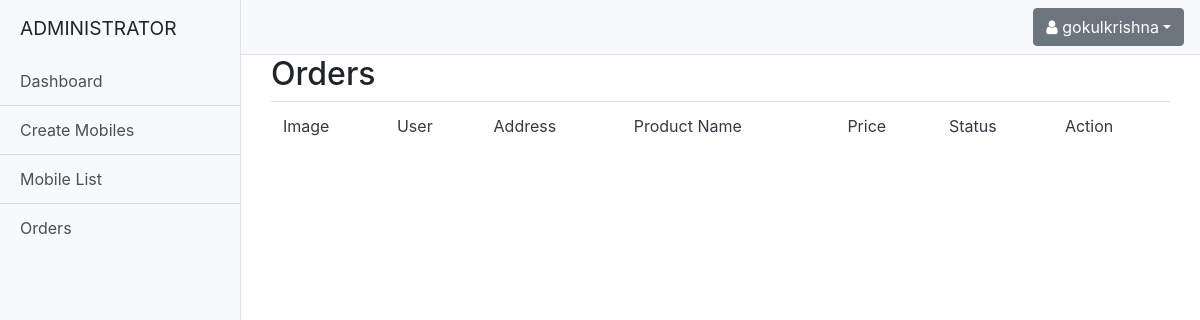
Before: /administrator/adminorder (signed in) with the older database file.
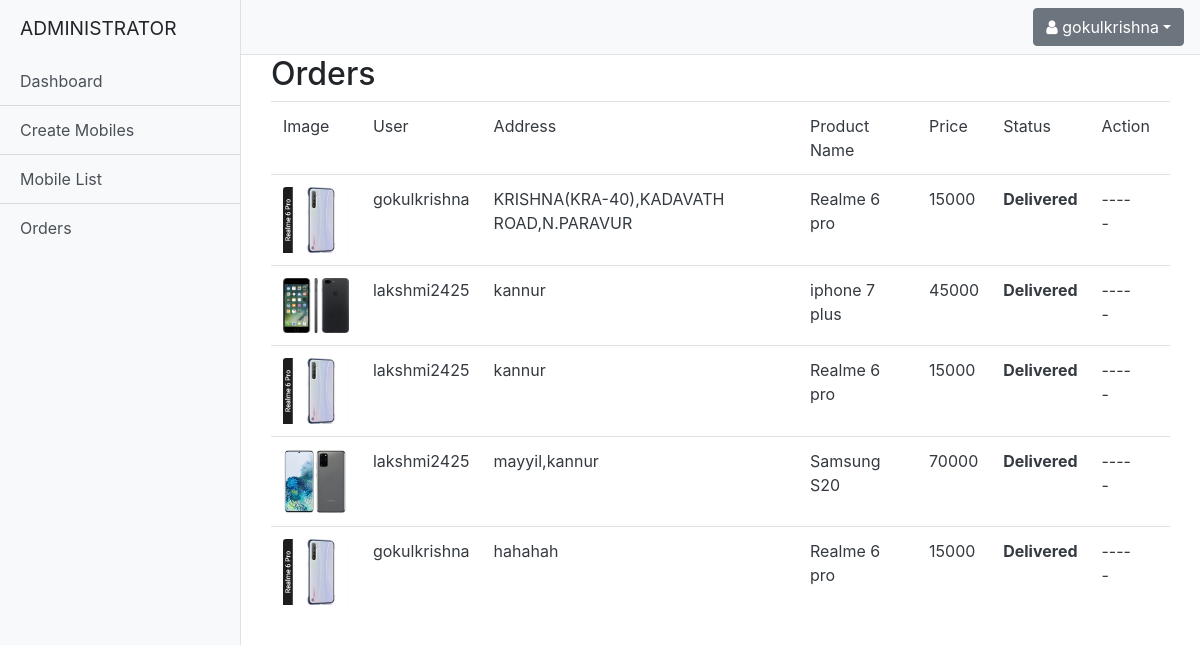
After: the same page with the newer database file.
### customers/models.py (models this page shows)
class Orders(models.Model):
    product=models.ForeignKey(Mobile,on_delete=models.CASCADE)
    address=models.CharField(max_length=150)
    choices=(
        ('Ordered','Ordered'),
        ('Delivered','Delivered'),
        ('Shipped', 'Shipped'),
        ('Cancelled','Cancelled')
    )
    status=models.CharField(max_length=150,choices=choices,default='Ordered')
    user=models.CharField(max_length=120)

### administrator/models.py (models this page shows)
class Mobile(models.Model):
    model_name=models.CharField(max_length=30,unique=True)
    manufacturer=models.CharField(max_length=120)
    specs = models.CharField(max_length=120)
    image=models.ImageField(upload_to="images/")
    price = models.IntegerField()
    stock = models.IntegerField()
    def __str__(self):
        return self.model_name

### administrator/views.py (the view)
# urls.py: path('adminorder', admin_view_order, name='adminorder'),
def admin_view_order(request):
    if request.user.is_superuser:
        orders=Orders.objects.all()
        context={}
        context["orders"]=orders
        return render(request,"administrator/orderadmin.html",context)
    else:
        return redirect("logout")

### administrator/templates/administrator/orderadmin.html
<!DOCTYPE html>
{% extends 'administrator/base.html' %}
{% block tmp %}
<div class="container">
    <div class="row">
        <div class="col-12">
            <div >
                <h2>Orders</h2>
<table class="table table-white text-dark ">
    <tr>
        <td>Image</td>
        <td>User</td>
        <td>Address</td>
        <td>Product Name</td>
        <td>Price</td>
        <td>Status</td>
        <td colspan="2" >Action</td>
    </tr>
    {% for order in orders%}
    <tr>
        <td style="width:10%;height:10%;"><img src="{{order.product.image.url}}" class="card-img-top" alt="..."></td>
        <td>{{order.user}}</td>
        <td>{{order.address}}</td>
        <td>{{order.product}}</td>
        <td>{{order.product.price}}</td>
        <td><b>{{order.status}}</b></td>
        {% if   not order.status == "Delivered" or  order.status == "Ordered" or order.status == "Shipped" %}
        <td><a href="{%url 'delivered' order.id%}" class="btn btn-block btn-success">Delivered</a></td>
        <td><a href="{%url 'shipped' order.id%}" class="btn btn-block btn-warning">Shipped</a></td>
        {%else%}
        <td>-----</td>
        <td></td>
        {%endif%}
    </tr>
    {%endfor%}
</table>
            </div>
        </div>
    </div>
</div>
{% endblock %}

### administrator/templates/administrator/base.html (shortened to what this page needs)
<!DOCTYPE html>
{% load static %}
<html lang="en">
    <head>
        <link rel="stylesheet" href="https://stackpath.bootstrapcdn.com/font-awesome/4.7.0/css/font-awesome.min.css">
        <link href="{% static 'css/styles.css' %}" rel="stylesheet" />
    </head>
    <body>
        <div class="d-flex" id="wrapper">
            <div class="bg-light border-right" id="sidebar-wrapper">
                <div class="sidebar-heading">ADMINISTRATOR</div>
                <div class="list-group list-group-flush">
                    <a class="list-group-item list-group-item-action bg-light" href="{%url 'home'%}">Dashboard</a>
                    <a class="list-group-item list-group-item-action bg-light" href="{%url 'create'%}">Create Mobiles</a>
                    <a class="list-group-item list-group-item-action bg-light" href="{%url 'list'%}">Mobile List</a>
                    <a class="list-group-item list-group-item-action bg-light" href="{%url 'adminorder'%}">Orders</a>
                </div>
            </div>
            <div id="page-content-wrapper">
                <nav class="navbar navbar-expand-lg navbar-light bg-light border-bottom">
                    <div class="collapse navbar-collapse" id="navbarSupportedContent">
                        <ul class="navbar-nav ml-auto mt-2 mt-lg-0">
                            <li class="nav-item dropdown">
                                                               <a class="btn btn-secondary dropdown-toggle" href="#" role="button" id="dropdownMenuLink" data-toggle="dropdown" aria-haspopup="true" aria-expanded="false"><i class="fa fa-user" aria-hidden="true"></i>
{{request.user}}</a>
                            </li>
                        </ul>
                    </div>
                </nav>
                <div class="container-fluid">
           {% block tmp %}{% endblock %}
                </div>
            </div>
        </div>
    </body>
</html>

Changed rows visible on the page:
added Orders: product.image (picture), user "gokulkrishna", address "KRISHNA(KRA-40),KADAVATH ROAD,N.PARAVUR", product "Realme 6 pro", product.price "15000", status "Delivered"
added Orders: product.image (picture), user "lakshmi2425", address "kannur", product "iphone 7 plus", product.price "45000", status "Delivered"
added Orders: product.image (picture), user "lakshmi2425", address "kannur", product "Realme 6 pro", product.price "15000", status "Delivered"
added Orders: product.image (picture), user "lakshmi2425", address "mayyil,kannur", product "Samsung S20", product.price "70000", status "Delivered"
added Orders: product.image (picture), user "gokulkrishna", address "hahahah", product "Realme 6 pro", product.price "15000", status "Delivered"
